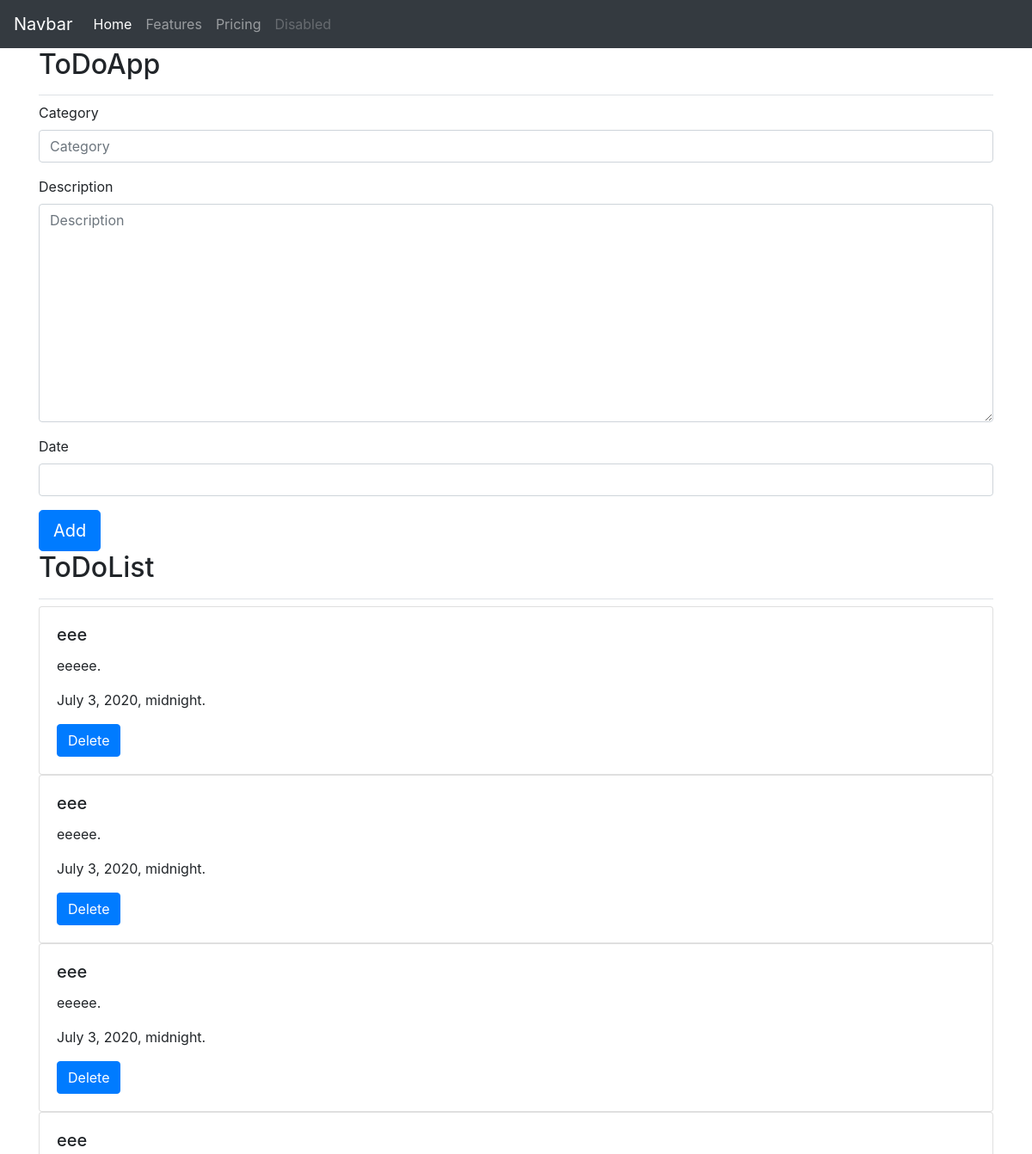
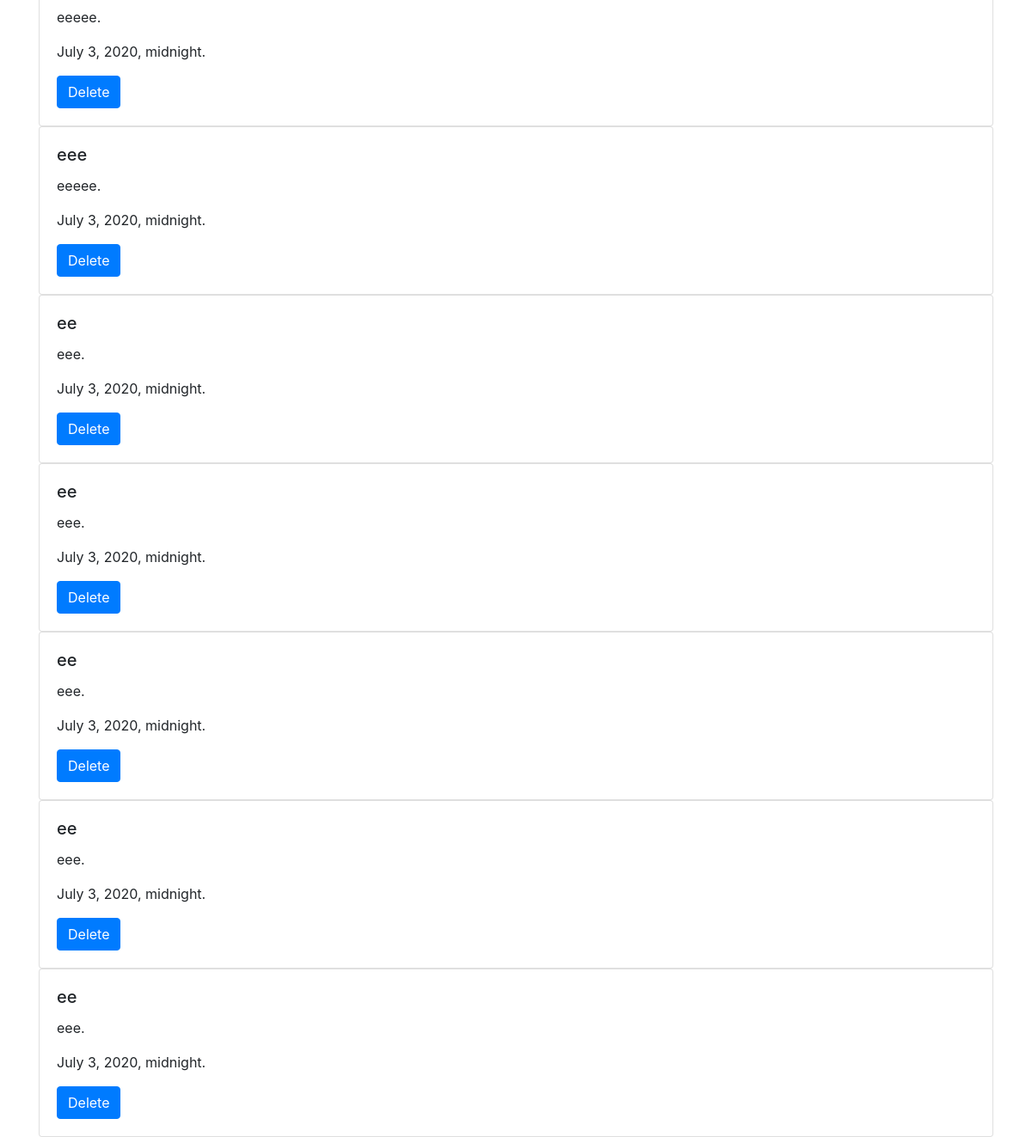
/Todoapp/, run on the app's committed database (2 pictures, top to bottom).
### TodoApp/models.py (models this page shows, shortened)
class ToDoApp(models.Model):
    category = models.CharField(max_length=30)
    description = models.TextField()
    date = models.DateTimeField()
    def delete_url(self):
        return reverse("todo-delete", kwargs={"id": self.pk})

### TodoApp/views.py (the view)
# urls.py: path('', todoview , name='todo-list'),
def todoview(request):
    if request.method == 'POST':
        form = ToDoAppForm(request.POST)
        if form.is_valid():
            form.save()
            form = ToDoAppForm()
    else:
        form = ToDoAppForm()
    qs = ToDoApp.objects.all()
    context = {'form': form, 'object_list': qs}
    return render(request, 'TodoApp/todo.html', context)

### TodoApp/forms.py
class ToDoAppForm(forms.ModelForm):
    class Meta:
        model = ToDoApp
        fields = '__all__'

### TodoApp/templates/TodoApp/Todo.html (shortened to what this page needs)
{% extends 'Todoapp/base.html' %}
{% load crispy_forms_tags %}
{% load bootstrap4 %}
{% block page_header %}
  <h2>ToDoApp</h2>
{% endblock page_header %}
{% block content %}
<form method="post" class="form">
    {% bootstrap_form form %}
    <button name="submit" class="btn btn-primary btn-lg">Add</button>
</form>
<div class="pb-2 mb-2 border-bottom">
  <h2>ToDoList</h2>
</div>
{% for obj in object_list%}
<div class="card">
  <div class="card-body">
    <h5 class="card-title">{{ obj.category }}</h5>
    <p class="card-text">{{ obj.description}}.</p>
    <p class="card-text">{{ obj.date }}.</p>
    <a href="{{ obj.delete_url }}" class="btn btn-primary">Delete</a>
  </div>
</div>
{% endfor %}
{% endblock %}

### data on the page
ToDoApp: category "eee", description "eeeee", date "July 3, 2020, midnight"
ToDoApp: category "eee", description "eeeee", date "July 3, 2020, midnight"
ToDoApp: category "eee", description "eeeee", date "July 3, 2020, midnight"
ToDoApp: category "eee", description "eeeee", date "July 3, 2020, midnight"
ToDoApp: category "eee", description "eeeee", date "July 3, 2020, midnight"
ToDoApp: category "ee", description "eee", date "July 3, 2020, midnight"
ToDoApp: category "ee", description "eee", date "July 3, 2020, midnight"
ToDoApp: category "ee", description "eee", date "July 3, 2020, midnight"
ToDoApp: category "ee", description "eee", date "July 3, 2020, midnight"
ToDoApp: category "ee", description "eee", date "July 3, 2020, midnight"
